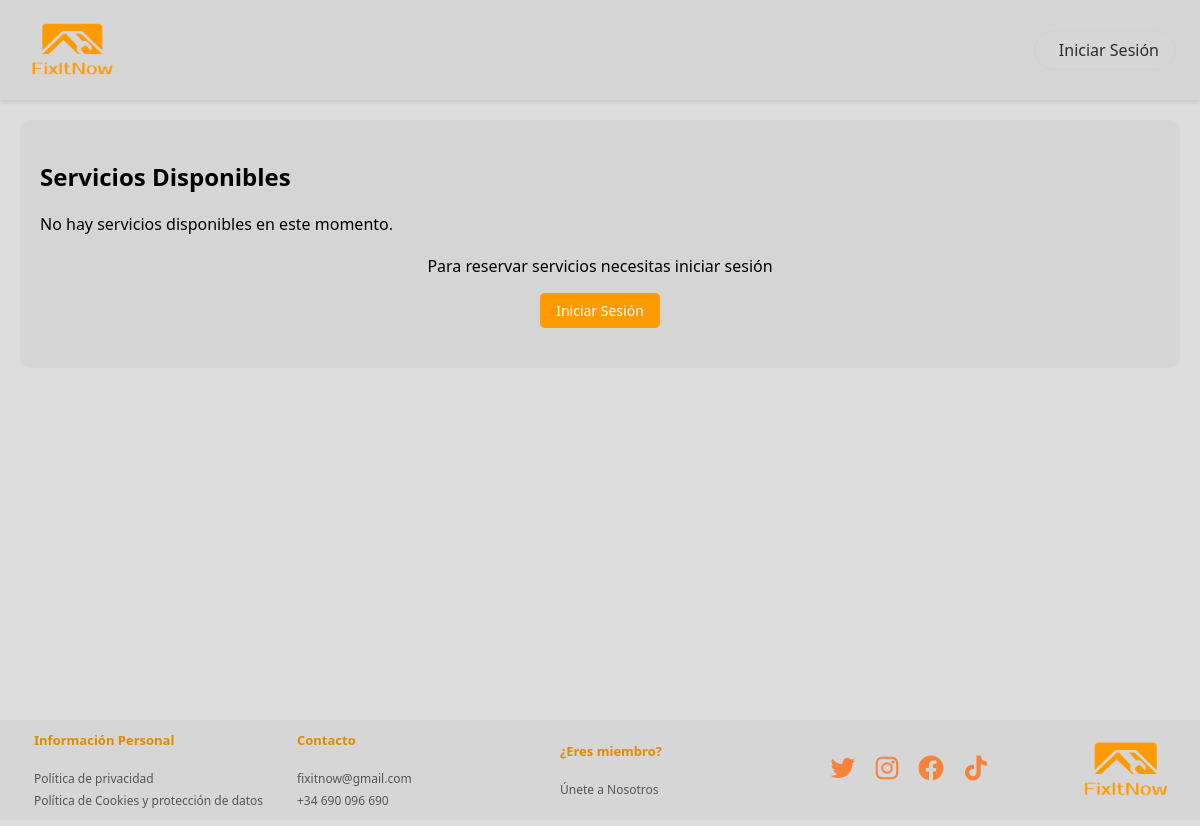
The page /services/index.php on the database as committed earlier.
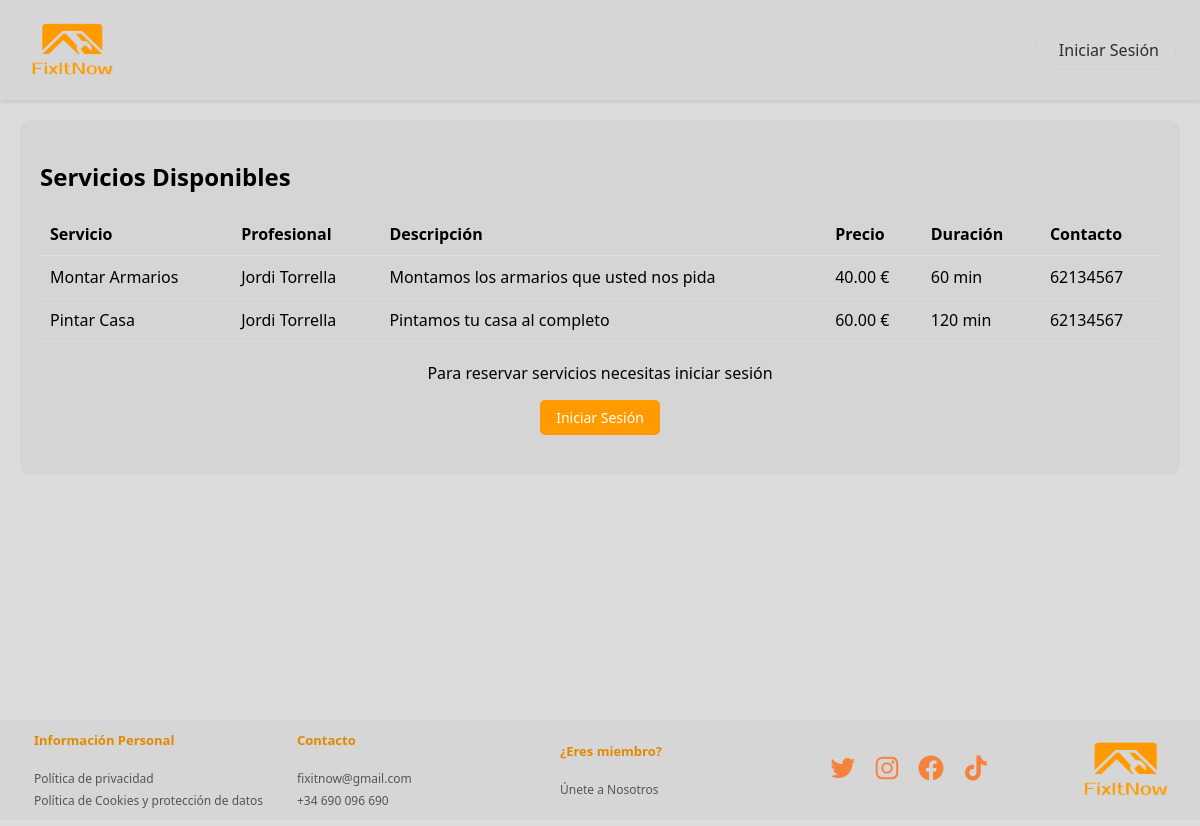
The same page on the database as committed later.
### tables this page shows
CREATE TABLE `servicios` (
  `id_servicio` int(11) NOT NULL,
  `id_autonomo` int(11) DEFAULT NULL,
  `nombre` varchar(255) NOT NULL,
  `descripcion` text DEFAULT NULL,
  `precio` decimal(10,2) DEFAULT NULL,
  `duracion` int(11) DEFAULT NULL,
  `estado` enum('activo','inactivo') NOT NULL,
  `localidad` varchar(255) DEFAULT NULL
);

CREATE TABLE `usuarios` (
  `id_usuario` int(11) NOT NULL,
  `nombre` varchar(255) NOT NULL,
  `apellido` varchar(255) NOT NULL,
  `email` varchar(255) NOT NULL,
  `contraseña` varchar(255) NOT NULL,
  `telefono` varchar(255) DEFAULT NULL,
  `direccion` text DEFAULT NULL,
  `DNI` varchar(9) NOT NULL,
  `localidad` text NOT NULL,
  `foto_perfil` longblob NOT NULL,
  `id_tipo_usuario` int(11) DEFAULT NULL,
  `id_estado_usuario` int(11) DEFAULT NULL
);

### services/index.php (the view, shortened to what this page needs)
<?php
require_once '../config/database.php';
$stmt = $pdo->query("
    SELECT s.*,
           u.nombre as autonomo_nombre,
           u.apellido as autonomo_apellido,
           u.telefono as autonomo_telefono
    FROM servicios s
    JOIN usuarios u ON s.id_autonomo = u.id_usuario
    WHERE s.estado = 'activo'
    ORDER BY s.nombre ASC
");
$servicios = $stmt->fetchAll();
?>
<!DOCTYPE html>
<html lang="es">
<head>
    <link rel="stylesheet" href="../vistas_usuarios/vistas.css">
</head>
<body>
    <header>
        <div class="header-container">
            <div class="logo-container">
                <a href="../main.php">
                    <img src="../media/logo.png" alt="Logo FixItNow" class="logo">
                </a>
            </div>
            <div class="user-container">
                <?php include '../includes/profile_header.php'; ?>
            </div>
        </div>
    </header>
    <div class="container1">
        <div class="profile-columns-container">
            <div class="profile-column">
                <h2 class="document-title">Servicios Disponibles</h2>
                <?php if (!empty($servicios)): ?>
                    <div class="form-grid">
                        <table>
                            <thead>
                                <tr>
                                    <th>Servicio</th>
                                    <th>Profesional</th>
                                    <th>Descripción</th>
                                    <th>Precio</th>
                                    <th>Duración</th>
                                    <th>Contacto</th>
                                </tr>
                            </thead>
                            <tbody>
                                <?php foreach ($servicios as $servicio): ?>
                                    <tr>
                                        <td><?= htmlspecialchars($servicio['nombre']) ?></td>
                                        <td><?= htmlspecialchars($servicio['autonomo_nombre'] . ' ' . $servicio['autonomo_apellido']) ?></td>
                                        <td><?= htmlspecialchars($servicio['descripcion']) ?></td>
                                        <td><?= number_format($servicio['precio'], 2) ?> €</td>
                                        <td><?= $servicio['duracion'] ?> min</td>
                                        <td><?= htmlspecialchars($servicio['autonomo_telefono']) ?></td>
                                    </tr>
                                <?php endforeach; ?>
                            </tbody>
                        </table>
                    </div>
                <?php else: ?>
                    <p class="document-text">No hay servicios disponibles en este momento.</p>
                <?php endif; ?>
                <?php if (!isset($_SESSION['usuario'])): ?>
                    <div class="form-actions" style="text-align: center; margin-top: 20px;">
                        <p>Para reservar servicios necesitas iniciar sesión</p>
                        <a href="../login.php" class="submit-btn">Iniciar Sesión</a>
                    </div>
                <?php endif; ?>
            </div>
        </div>
    </div>
    <footer>
        <div class="footer-container">
            <div class="footer-section">
                <h4>Información Personal</h4>
                <ul>
                    <li><a href="../politicaprivacidad.html">Política de privacidad</a></li>
                    <li><a href="../politicacookiesdatos.html">Política de Cookies y protección de datos</a></li>
                </ul>
            </div>
            <div class="footer-section">
                <h4>Contacto</h4>
                <ul>
                    <li><a href="mailto:fixitnow@gmail.com">fixitnow@gmail.com</a></li>
                    <li><a href="tel:+34690096690">+34 690 096 690</a></li>
                </ul>
            </div>
            <div class="footer-section">
                <h4>¿Eres miembro?</h4>
                <ul>
                    <li><a href="../create_users/index.php">Únete a Nosotros</a></li>
                </ul>
            </div>
            <div class="footer-section social-media">
                <div class="social-icons">
                    <a href="#"><img src="../media/twitter-icon.png" alt="Twitter"></a>
                    <a href="#"><img src="../media/instagram-icon.png" alt="Instagram"></a>
                    <a href="#"><img src="../media/facebook-icon.png" alt="Facebook"></a>
                    <a href="#"><img src="../media/tiktok-icon.png" alt="TikTok"></a>
                </div>
            </div>
            <div class="footer-logo">
                <img src="../media/logo.png" alt="FixItNow Logo">
            </div>
        </div>
    </footer>
</body>
</html>

### includes/profile_header.php (shortened to what this page needs)
<?php
require_once __DIR__ . '/../config/database.php';
if (isset($_SESSION['usuario'])) {
    $in_profile_page = strpos($_SERVER['PHP_SELF'], 'perfil_') !== false;
    if (!$in_profile_page) {
        $is_subdirectory = strpos($_SERVER['PHP_SELF'], '/services/') !== false ||
        strpos($_SERVER['PHP_SELF'], '/vistas_usuarios/') !== false;
        $base_path = $is_subdirectory ? '../' : '';
        $perfil_url = '';
        switch ($_SESSION['usuario']['tipo']) {
            case 1:
                $perfil_url = $base_path . 'vistas_usuarios/perfil_admin.php';
                break;
            case 2:
                $perfil_url = $base_path . 'vistas_usuarios/perfil_cliente.php';
                break;
            case 3:
                $perfil_url = $base_path . 'vistas_usuarios/perfil_autonomo.php';
                break;
        }
        $stmt = $pdo->prepare("SELECT foto_perfil FROM usuarios WHERE id_usuario = ?");
        $stmt->execute([$_SESSION['usuario']['id']]);
        $usuario = $stmt->fetch();
        $foto_perfil = $usuario['foto_perfil'];
        ?>
        <div class="profile-container">
            <a href="<?= $perfil_url ?>" class="profile-btn" style="text-decoration: none;">
                <?php if ($foto_perfil): ?>
                    <div class="user-avatar">
                        <img alt="Foto de perfil">
                    </div>
                <?php else: ?>
                    <div class="user-avatar"><?= strtoupper(substr($_SESSION['usuario']['nombre'], 0, 1)) ?></div>
                <?php endif; ?>
                <span class="user-name"><?= htmlspecialchars($_SESSION['usuario']['nombre'] . ' ' . $_SESSION['usuario']['apellido']) ?></span>
            </a>
        </div>
    <?php
    }
} else {
    $is_subdirectory = strpos($_SERVER['PHP_SELF'], '/services/') !== false;
    $login_url = ($is_subdirectory ? '../' : '') . 'login.php';
    ?>
    <a href="<?= $login_url ?>" class="profile-btn">
        <span class="user-name">Iniciar Sesión</span>
    </a>
<?php } ?>

### vistas_usuarios/vistas.css (style rules this page uses)
:root { --color-primary: #FF9B00; --color-primary-dark: #E08A00; --color-text: #2d2d2d; --color-text-light: #494949; --color-background: rgba(210, 210, 210, 0.5); --color-background-content: rgba(210, 210, 210, 0.688); --radius-sm: 5px; --radius-md: 10px; --shadow: 0 2px 4px rgba(0, 0, 0, 0.1); --color-primary-light: #FFC72C; --color-border: #D2D2D2; --color-text-lighter: #555; --radius-lg: 10px; --transition: all 0.3s ease; }
body { margin: 0; min-height: 100vh; font-family: 'Segoe UI', Tahoma, Geneva, Verdana, sans-serif; background-color: #dcdcdc; display: flex; flex-direction: column; position: relative; }
header { background-color: var(--color-background); padding: 0; box-shadow: var(--shadow); }
.header-container { max-width: 1400px; margin: 0 auto; padding: 0 24px; height: 100px; display: flex; align-items: center; justify-content: space-between; }
.logo-container img { height: 80px; }
.container1 { padding: 20px; min-height: calc(100vh - 220px); }
.profile-columns-container { display: flex; gap: 30px; width: 100%; max-width: 1400px; margin: 0 auto; }
.profile-column { flex: 1; background-color: var(--color-background-content); border-radius: var(--radius-md); padding: 20px; }
table { width: 100%; border-collapse: collapse; margin: 10px 0; }
th, td { padding: 10px; text-align: left; border-bottom: 1px solid #ddd; }
.submit-btn { background-color: var(--color-primary); color: white; padding: 8px 16px; border: none; border-radius: var(--radius-sm); cursor: pointer; text-decoration: none; display: inline-block; font-size: 14px; margin-bottom: 20px; transition: background-color 0.3s ease; }
footer { background-color: var(--color-background); padding: 20px 0; width: 100%; margin-top: auto; }
.footer-container { max-width: 1400px; margin: 0 auto; padding: 0 24px; height: 60px; display: flex; align-items: center; justify-content: space-between; }
.footer-section { flex: 1; min-width: 150px; margin: 10px; }
.footer-section h4, .footer-title { font-size: 13px; font-weight: bold; color: var(--color-primary-dark); }
.footer-section ul, .footer-list { list-style: none; padding: 0; }
.footer-section ul li a, .footer-link { text-decoration: none; color: var(--color-text-lighter); font-size: 12px; }
.social-icons img, .social-icon { width: 30px; margin: 0 5px; }
.footer-logo img, .footer-logo-img { width: 100px; }
.profile-btn { display: flex; align-items: center; gap: 8px; background: none; border: none; cursor: pointer; padding: 8px 16px; border-radius: 20px; transition: all 0.3s ease; text-decoration: none; color: #2d2d2d; border: 1px solid #d2d2d2; }
.user-name { color: #2d2d2d; font-weight: 500; margin-left: 8px; }

Rows that differ between the two databases and show on the page:
added servicios: nombre "Montar Armarios", id_autonomo.apellido "Jordi Torrella", descripcion "Montamos los armarios que usted nos pida", precio "40.00", duracion "60", id_autonomo.telefono "62134567"
added servicios: nombre "Pintar Casa", id_autonomo.apellido "Jordi Torrella", descripcion "Pintamos tu casa al completo", precio "60.00", duracion "120", id_autonomo.telefono "62134567"
Other text that changed with them:
text no longer shown: "No hay servicios disponibles en este momento."
text now shown: "Servicio Profesional Descripción Precio Duración Contacto"
